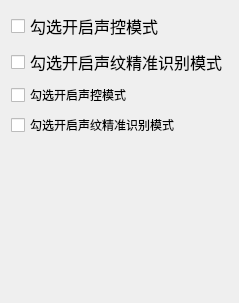
              <widget class="QWidget" name="tab_26">
               <attribute name="title">
                <string>声控设置</string>
               </attribute>
               <layout class="QGridLayout" name="gridLayout_26">
                <item row="0" column="0">
                 <widget class="QCheckBox" name="voice_activated_checkBox">
                  <property name="sizePolicy">
                   <sizepolicy hsizetype="Minimum" vsizetype="Fixed">
                    <horstretch>0</horstretch>
                    <verstretch>0</verstretch>
                   </sizepolicy>
                  </property>
                  <property name="minimumSize">
                   <size>
                    <width>0</width>
                    <height>0</height>
                   </size>
                  </property>
                  <property name="font">
                   <font>
                    <pointsize>12</pointsize>
                   </font>
                  </property>
                  <property name="cursor">
                   <cursorShape>PointingHandCursor</cursorShape>
                  </property>
                  <property name="toolTip">
                   <string>&lt;html&gt;&lt;head/&gt;&lt;body&gt;&lt;p&gt;勾选开启后即开启声控操作机器人模式&lt;/p&gt;&lt;/body&gt;&lt;/html&gt;</string>
                  </property>
                  <property name="whatsThis">
                   <string>&lt;html&gt;&lt;head/&gt;&lt;body&gt;&lt;p&gt;&lt;br/&gt;&lt;/p&gt;&lt;/body&gt;&lt;/html&gt;</string>
                  </property>
                  <property name="styleSheet">
                   <string notr="true"/>
                  </property>
                  <property name="text">
                   <string>勾选开启声控模式</string>
                  </property>
                  <property name="iconSize">
                   <size>
                    <width>16</width>
                    <height>16</height>
                   </size>
                  </property>
                  <property name="checked">
                   <bool>false</bool>
                  </property>
                  <property name="autoExclusive">
                   <bool>false</bool>
                  </property>
                  <property name="autoRepeatInterval">
                   <number>100</number>
                  </property>
                 </widget>
                </item>
                <item row="1" column="0">
                 <widget class="QCheckBox" name="voiceprint_recognition_checkBox">
                  <property name="sizePolicy">
                   <sizepolicy hsizetype="Minimum" vsizetype="Fixed">
                    <horstretch>0</horstretch>
                    <verstretch>0</verstretch>
                   </sizepolicy>
                  </property>
                  <property name="minimumSize">
                   <size>
                    <width>0</width>
                    <height>0</height>
                   </size>
                  </property>
                  <property name="font">
                   <font>
                    <pointsize>12</pointsize>
                   </font>
                  </property>
                  <property name="cursor">
                   <cursorShape>PointingHandCursor</cursorShape>
                  </property>
                  <property name="toolTip">
                   <string>&lt;html&gt;&lt;head/&gt;&lt;body&gt;&lt;p&gt;勾选开启后即声控进入声纹验证模式，更加精准识别指定声纹指令&lt;/p&gt;&lt;/body&gt;&lt;/html&gt;</string>
                  </property>
                  <property name="whatsThis">
                   <string>&lt;html&gt;&lt;head/&gt;&lt;body&gt;&lt;p&gt;&lt;br/&gt;&lt;/p&gt;&lt;/body&gt;&lt;/html&gt;</string>
                  </property>
                  <property name="text">
                   <string>勾选开启声纹精准识别模式</string>
                  </property>
                  <property name="iconSize">
                   <size>
                    <width>16</width>
                    <height>16</height>
                   </size>
                  </property>
                  <property name="checked">
                   <bool>false</bool>
                  </property>
                  <property name="autoExclusive">
                   <bool>false</bool>
                  </property>
                  <property name="autoRepeatInterval">
                   <number>100</number>
                  </property>
                 </widget>
                </item>
                <item row="2" column="0">
                 <widget class="CheckBox" name="CheckBox_2">
                  <property name="text">
                   <string>勾选开启声控模式</string>
                  </property>
                 </widget>
                </item>
                <item row="3" column="0">
                 <widget class="CheckBox" name="CheckBox_3">
                  <property name="text">
                   <string>勾选开启声纹精准识别模式</string>
                  </property>
                 </widget>
                </item>
                <item row="4" column="0">
                 <spacer name="verticalSpacer_4">
                  <property name="orientation">
                   <enum>Qt::Vertical</enum>
                  </property>
                  <property name="sizeHint" stdset="0">
                   <size>
                    <width>20</width>
                    <height>155</height>
                   </size>
                  </property>
                 </spacer>
                </item>
               </layout>
              </widget>
